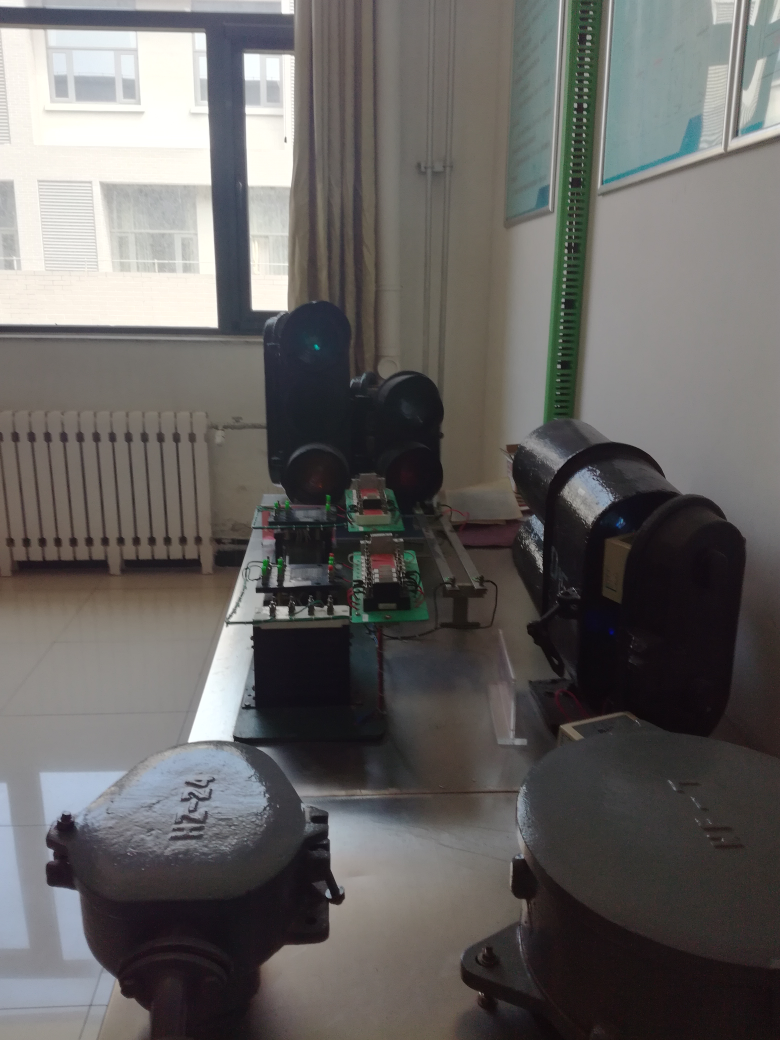
#> input picture python/E0680/data/144.jpg, 3120 x 4160 px, found by its file name (shown at 1/4 size)
$ python main.py
#> lines starting #> are read from the running program, lines starting #| are printed output that depends on the picture; after the words box and inside, x2 and y2 are one past the last pixel; in counts of white or black regions, pixels touching at a corner belong together
import cv2 as cv
import cv2
import numpy as np
import os


def calcAndDrawHist(image, color):
    hist = cv2.calcHist([image], [0], None, [256], [0.0, 255.0])
    minVal, maxVal, minLoc, maxLoc = cv2.minMaxLoc(hist)
    histImg = np.zeros([256, 256, 3], np.uint8)
    hpt = int(0.9 * 256);

    for h in range(256):
        intensity = int(hist[h] * hpt / maxVal)
        cv2.line(histImg, (h, 256), (h, 256 - intensity), color)

    return histImg;


if __name__ == '__main__':
    img = cv2.imread(".\\data\\144.jpg")
#> img is the input picture: shape (4160, 3120, 3); mean B, G, R 98, 99.6, 101.9
    img=cv2.resize(img,(600, 600), interpolation=cv.INTER_CUBIC)
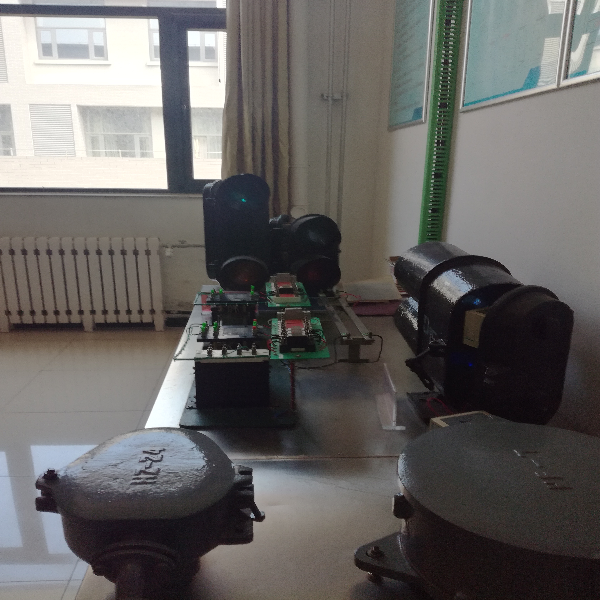
#> img: shape (600, 600, 3); mean B, G, R 98, 99.6, 101.9
    img=img[200:400,200:400,:]
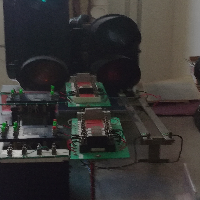
#> img: shape (200, 200, 3); mean B, G, R 51.6, 52.9, 54.7
    hsv = cv2.cvtColor(img, cv2.COLOR_BGR2HSV)
#> hsv: shape (200, 200, 3); mean H, S, V 74.6, 49.4, 58.8
    # print(hsv)

    s=90;
    v=90;
    color=['red','green','blue','yellow']
    rgby=[]
    for c in range(4):
        if c==0:
            # 红色
            lower_bule = np.array([140, s, v])
            upper_blue = np.array([255, 255, 255])
            # 根据阀值构建掩模
            mask = cv2.inRange(hsv, lower_bule, upper_blue)
            lower_bule = np.array([0, s, v])
            upper_blue = np.array([10, 255, 255])
            # 根据阀值构建掩模
            mask = cv2.inRange(hsv, lower_bule, upper_blue)+mask
        elif c==1:
            # 绿色
            lower_bule = np.array([30, s, v])
            upper_blue = np.array([90, 255, 255])
            # 根据阀值构建掩模
            mask = cv2.inRange(hsv, lower_bule, upper_blue)
        elif c==2:
            # 蓝色
            lower_bule = np.array([110, s, v])
            upper_blue = np.array([135, 255, 255])
            # 根据阀值构建掩模
            mask = cv2.inRange(hsv, lower_bule, upper_blue)
        elif c==3:
            #黄
            lower_bule = np.array([0, 0, 200])
            upper_blue = np.array([256, 30, 255])
            # 根据阀值构建掩模
            mask = cv2.inRange(hsv, lower_bule, upper_blue)
        kernel = np.ones((3, 3), np.uint8)
        mask = cv.erode(np.copy(mask), kernel);
        # 对原图和淹模进行位运算
        res = cv2.bitwise_and(img, img, mask=mask)
        # print(sum(sum(sum(res.astype('int')))))
        rgby.append([sum(sum(sum(res.astype('int')))),c])
        cv2.imshow('frame', img)
        cv2.imshow('mask', mask)
        cv2.imshow('res', res)
        cv2.waitKey(1000)
#> this loop made 4 passes
#> pass 1, `mask = cv2.inRange(hsv, lower_bule, upper_blue)`:
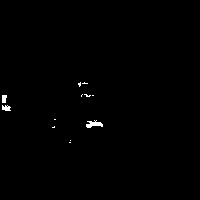
#> mask: shape (200, 200); 0.49% white; 12 white regions (9 under 20 px), largest, box (x1, y1, x2, y2) and area: (86, 120, 103, 128) 78, (2, 105, 11, 111) 40, (2, 95, 7, 103) 35
#> pass 1, `mask = cv.erode(np.copy(mask), kernel);`:
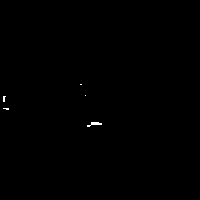
#> mask: shape (200, 200); 0.15% white in thin lines or dots, all inside (x1, y1, x2, y2) = (3, 84, 102, 127)
#> after the loop: mask: shape (200, 200); every value is 0
#> after the loop: res: shape (200, 200, 3); every value is 0
#> after the loop, rgby = [[14320, 0], [3582, 1], [0, 2], [0, 3]]

    rgby.sort(reverse=-1)
    print(rgby)
#| [[14320, 0], [3582, 1], [0, 3], [0, 2]]
    if rgby[0][1]<3:
        if rgby[0][0]<25000:
            print("没有开灯")
        else:
            print("color is : {}".format(color[rgby[0][1]]))
    else:
        if rgby[0][0]<30000:
            print("没有开灯")
        elif rgby[1][0]>25000:
            print("color is : {}".format(color[rgby[1][1]]))
        else:
            print("yellow")
        # pass

$ run again, with python/E0680/data/101.jpg copied over python/E0680/data/144.jpg
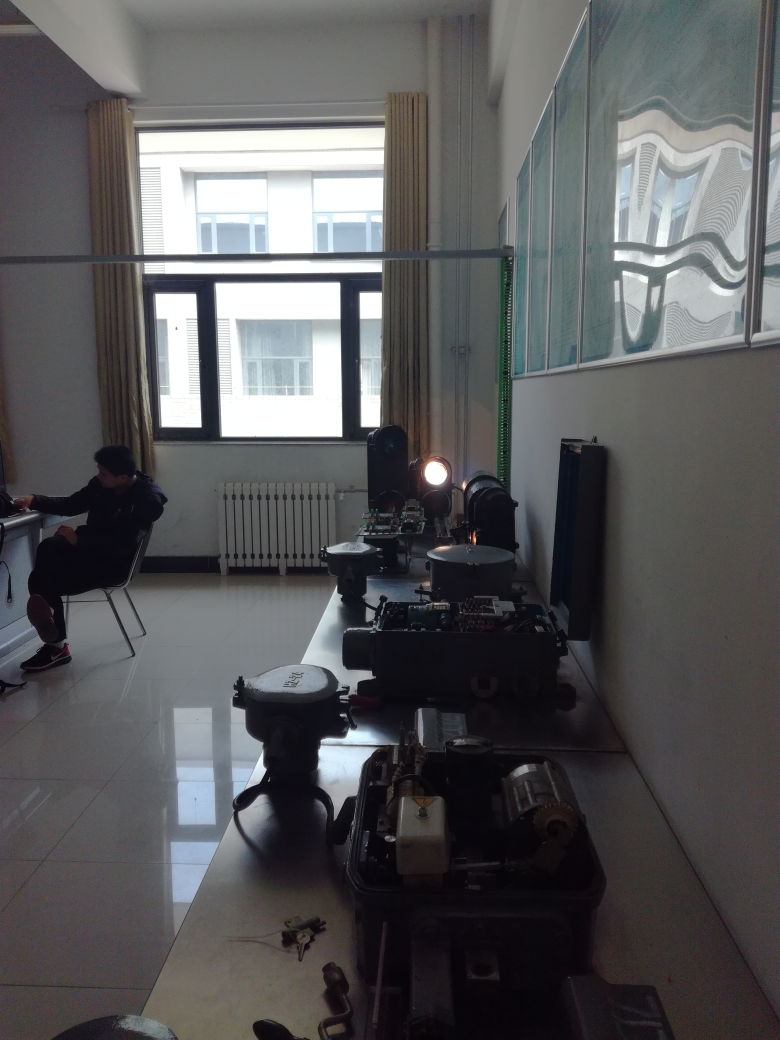
#> input picture python/E0680/data/101.jpg, 3120 x 4160 px, found by its file name (shown at 1/4 size)
#> img is the input picture: shape (4160, 3120, 3); mean B, G, R 90.4, 88.9, 88.8
#> `img=img[200:400,200:400,:]`:
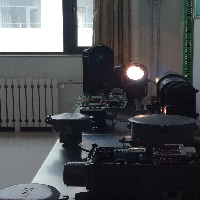
#> img: shape (200, 200, 3); mean B, G, R 83.8, 80.6, 79.1
#> hsv: shape (200, 200, 3); mean H, S, V 93.1, 42.3, 85.7
#> after the loop `for c in range(4):`:
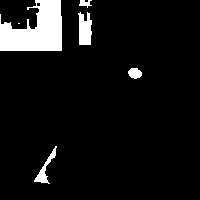
#> mask: shape (200, 200); 7.4% white; 6 white regions (1 under 20 px), largest, box (x1, y1, x2, y2) and area: (0, 0, 62, 51) 2192, (78, 12, 92, 45) 363, (34, 146, 57, 184) 224, (128, 68, 142, 79) 116, (79, 0, 92, 8) 62
#> after the loop `for c in range(4):`: rgby = [[1727, 0], [0, 1], [0, 2], [2179559, 3]]
#| [[2179559, 3], [1727, 0], [0, 2], [0, 1]]
